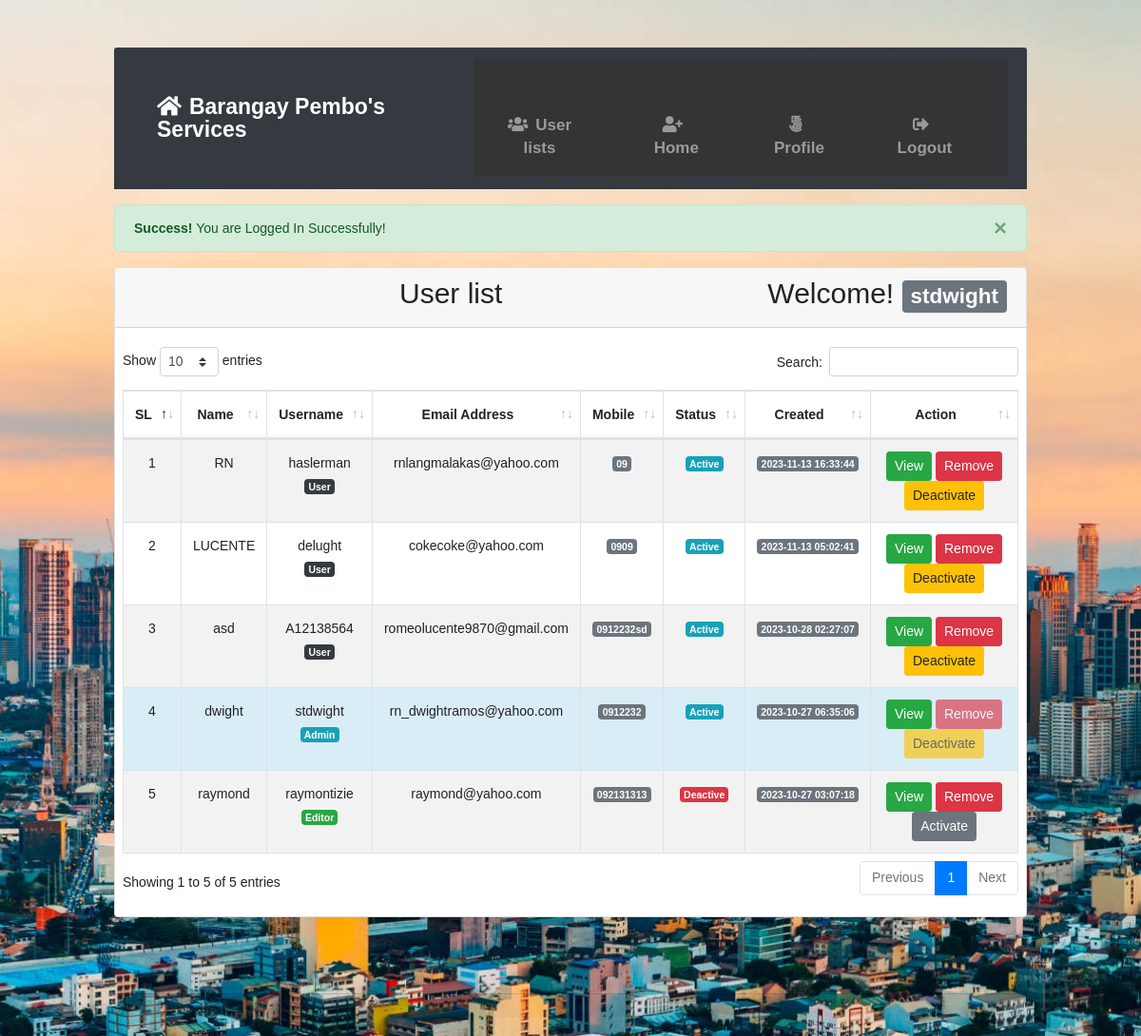
The app's page / (signed in) with its own data.
### tables this page shows
CREATE TABLE `tbl_users` (
  `id` int(11) NOT NULL,
  `name` varchar(255) DEFAULT NULL,
  `username` varchar(255) DEFAULT NULL,
  `email` varchar(255) DEFAULT NULL,
  `password` varchar(255) DEFAULT NULL,
  `mobile` varchar(25) DEFAULT NULL,
  `roleid` tinyint(4) DEFAULT NULL,
  `isActive` tinyint(4) DEFAULT 0,
  `created_at` timestamp NOT NULL DEFAULT current_timestamp(),
  `updated_at` timestamp NOT NULL DEFAULT current_timestamp()
);

### lib/Session.php (called while the page is built, shortened)
<?php
class Session{
  public static function get($key) {
    if (isset($_SESSION[$key])) {
      return $_SESSION[$key];
    }
    else{
      return false;
    }
  }
}

### classes/Users.php (called while the page is built, shortened)
<?php
include 'lib/Database.php';
include_once 'lib/Session.php';
class Users{
  private $db;
  public function __construct(){
    $this->db = new Database();
  }
   public function formatDate($date){
      $strtime = strtotime($date);
    return date('Y-m-d H:i:s', $strtime);
   }
  public function selectAllUserData(){
    $sql = "SELECT * FROM tbl_users ORDER BY id DESC";
    $stmt = $this->db->pdo->prepare($sql);
    $stmt->execute();
    return $stmt->fetchAll(PDO::FETCH_OBJ);
  }
}

### lib/Database.php (called while the page is built, shortened)
<?php
class  Database{
  public $pdo;
  public function __construct(){
    if (!isset($this->pdo)) {
      try {
        $link = new PDO('mysql:host='.DB_HOST.'; dbname='.DB_NAME, DB_USER, DB_PASS);
        $link->setAttribute(PDO::ATTR_ERRMODE, PDO::ERRMODE_EXCEPTION);
        $link->exec("SET CHARACTER SET utf8");
        $this->pdo  =  $link;
      } catch (PDOException $e) {
        die("Connection error...".$e->getMessage());
      }
    }
  }
}

### index.php (the view, shortened to what this page needs)
<!DOCTYPE html>
<html>
<head>
    <link rel="stylesheet" type="text/css" href="main.css">
    <?php
    include 'inc/header.php';
    $logMsg = Session::get('logMsg');
    if (isset($logMsg)) {
        echo $logMsg;
    }
    ?>
</head>
<body>
  <div class="card ">
    <div class="card-header">
      <h3 class='text-center1'>User list <span class="float-right">Welcome! <strong>
        <span class="badge badge-lg badge-secondary text-white">
        <?php
        $username = Session::get('username');
        if (isset($username)) {
          echo $username;
        }
        ?></span>
        </strong></span></h3>
        </div>
        <div class="card-body pr-2 pl-2">
        <table id="example" class="table table-striped table-bordered" style="width:100%">
        <thead>
        <tr>
          <th class="text-center">SL</th>
          <th class="text-center">Name</th>
          <th class="text-center">Username</th>
          <th class="text-center">Email Address</th>
          <th class="text-center">Mobile</th>
          <th class="text-center">Status</th>
          <th class="text-center">Created</th>
          <th width='25%' class="text-center">Action</th>
        </tr>
        </thead>
        <tbody>
        <?php
        $loggedInUserId = Session::get("id");
        $loggedInUserRole = Session::get("roleid");
        $allUser = $users->selectAllUserData();
        if ($allUser) {
          $i = 0;
            foreach ($allUser as $value) {
                $i++;
                if (($loggedInUserRole == '1' && $value->roleid != '4') || ($loggedInUserRole == '4')) {
                    $showUser = true;
                } elseif ($loggedInUserRole == '2' && $value->roleid != '1' && $value->roleid != '4') {
                    $showUser = true;
                } elseif ($loggedInUserRole == '3' && $loggedInUserId == $value->id) {
                    $showUser = true;
                } else {
                    $showUser = false;
                }
                if ($showUser) {
        ?>
        <tr class="text-center" <?php if ($loggedInUserId == $value->id) {
          echo "style='background:#d9edf7'";
        } ?>>
          <td><?php echo $i; ?></td>
          <td><?php echo $value->name; ?></td>
          <td><?php echo $value->username; ?> <br>
        <?php
        if ($value->roleid  == '1') {
          echo "<span class='badge badge-lg badge-info text-white'>Admin</span>";
        } elseif ($value->roleid == '2') {
          echo "<span class='badge badge-lg badge-success text-white'>Editor</span>";
        } elseif ($value->roleid == '3') {
          echo "<span class='badge badge-lg badge-dark text-white'>User</span>";
        } elseif ($value->roleid == '4') {
          echo "<span class='badge badge-lg badge-warning text-white'>SuperAdmin</span>";
        }
        ?></td>
          <td><?php echo $value->email; ?></td>
          <td><span class="badge badge-lg badge-secondary text-white"><?php echo $value->mobile; ?></span></td>
          <td>
        <?php if ($value->isActive == '0') { ?>
          <span class="badge badge-lg badge-info text-white">Active</span>
        <?php } else { ?>
          <span class="badge badge-lg badge-danger text-white">Deactive</span>
        <?php } ?>
          </td>
          <td><span class="badge badge-lg badge-secondary text-white"><?php echo $users->formatDate($value->created_at);  ?></span></td>
          <td>
        <?php if ($loggedInUserRole == '1' || $loggedInUserRole == '4') { ?>
          <a class="btn btn-success btn-sm" href="profile.php?id=<?php echo $value->id; ?>">View</a>
          <a onclick="return confirm('Are you sure To Delete?')" class="btn btn-danger btn-sm
        <?php if ($loggedInUserId == $value->id) {
          echo "disabled";
        } ?>" href="?remove=<?php echo $value->id; ?>">Remove</a>
        <?php if ($value->isActive == '0') {  ?>
          <a onclick="return confirm('Are you sure To Deactivate?')" class="btn btn-warning btn-sm
        <?php if ($loggedInUserId == $value->id) {
          echo "disabled";
        } ?>" href="?deactive=<?php echo $value->id; ?>">Deactivate</a>
        <?php } elseif ($value->isActive == '1') { ?>
          <a onclick="return confirm('Are you sure To Activate?')" class="btn btn-secondary btn-sm
        <?php if ($loggedInUserId == $value->id) {
          echo "disabled";
        } ?>" href="?active=<?php echo $value->id; ?>">Activate</a>
        <?php } ?>
        <?php } elseif ($loggedInUserId == $value->id && $loggedInUserRole == '2') { ?>
          <a class="btn btn-info btn-sm" href="profile.php?id=<?php echo $value->id; ?>">Edit</a>
        <?php } elseif ($loggedInUserRole == '3') { ?>
          <a class="btn btn-info btn-sm" href="profile.php?id=<?php echo $value->id; ?>">Edit</a>
          <a class="btn btn-primary btn-sm" href="Show_Status_Report.php">Request Status</a>
        <?php } ?>
          </td>
        </tr>
        <?php }}} else { ?>
        <tr class="text-center">
          <td>No user available now!</td>
        </tr>
        <?php } ?>
        </tbody>
        </table>
    </div>
  </div>
  <?php
  include 'inc/footer.php';
  ?>

### inc/header.php (shortened to what this page needs)
<?php
$filepath = realpath(dirname(__FILE__));
include_once $filepath."/../lib/Session.php";
$users = new Users();
?>
<!DOCTYPE html>
<html lang="en" dir="ltr">
  <head>
    <link rel="stylesheet" href="assets/bootstrap.min.css">
    <link href="https://use.fontawesome.com/releases/v5.0.4/css/all.css" rel="stylesheet">
    <link rel="stylesheet" href="assets/dataTables.bootstrap4.min.css">
    <link rel="stylesheet" href="assets/style.css">
  </head>
  <body1>
    <div class="container1">
      <nav class="navbar navbar-expand-md navbar-dark bg-dark card-header">
        <span class="navbar-brand1"><i class="fas fa-home mr-2"></i>Barangay Pembo's  Services</span>
    <div class="collapse navbar-collapse" id="navbarsExampleDefault">
      <ul class="navbar-nav ml-auto">
    <?php if (Session::get('id') == TRUE) { ?>
    <?php if (Session::get('roleid') == '1' || '3') { ?>
      <li class="nav-item">
        <a class="nav-link" href="index.php"><i class="fas fa-users mr-2"></i>User lists </span></a>
      </li>
      <li class="nav-item
      <?php
        $path = $_SERVER['SCRIPT_FILENAME'];
        $current = basename($path, '.php');
          if ($current == 'addUser') {
            echo " active ";
          }
      ?>">
        <a class="nav-link" href="mainhtml.php"><i class="fas fa-user-plus mr-2"></i>Home </span></a>
      </li>
      <?php  } ?>
      <li class="nav-item
      <?php
      	$path = $_SERVER['SCRIPT_FILENAME'];
      	$current = basename($path, '.php');
      		if ($current == 'profile') {
      			echo "active ";
      		}
      ?>">
        <a class="nav-link" href="profile.php?id=<?php echo Session::get("id"); ?>"><i class="fab fa-500px mr-2"></i>Profile <span class="sr-only">(current)</span></a>
      </li>
      <li class="nav-item">
        <a class="nav-link" href="?action=logout" onclick="return confirmLogout();"><i class="fas fa-sign-out-alt mr-2"></i>Logout</a>
      </li>
        <?php } ?>
        </ul>
    </div>
  </nav>

### inc/footer.php (shortened to what this page needs)
<div class="well card-footer"></div>
</html>

### main.css (style rules this page uses)
body, h1, h2, h3, p, ul, li { margin: 0; padding: 0; }
body { background-image: url('images/MakatiWP.jpg'); background-size: cover; background-repeat: no-repeat; background-attachment: fixed; font-family: Arial, sans-serif; }
nav ul { list-style: none; display: flex; justify-content: center; background-color: rgba(51, 51, 51, 0.7); padding: 10px; }
nav ul li { margin: 0 10px; margin-top: 40px; cursor: pointer; }
nav ul li a { text-decoration: none; color: #fff; font-weight: bold; font-size: 17px; text-align: center; margin-right: 20px; }
h3 { font-size: 18px; margin-top: 10px; text-align: center; }
.card { margin-bottom: 80px; }

### assets/style.css (style rules this page uses)
body { line-height: 24px; font-size: 14px; font-style: normal; font-weight: normal; visibility: visible; font-family: 'Nunito', sans-serif; color: #222; }
h1, h2, h3, h4, h5, h6 { color: #222; font-family: 'Nunito', sans-serif; font-weight: 400; margin-top: 0; }
h3 { font-size: 24px; line-height: 30px; }

### records on screen
tbl_users: name "RN", username "haslerman", shows "User", email "rnlangmalakas@yahoo.com", mobile "09", isActive "Active", created_at "2023-11-13 16:33:44"
tbl_users: name "LUCENTE", username "delught", shows "User", email "cokecoke@yahoo.com", mobile "0909", isActive "Active", created_at "2023-11-13 05:02:41"
tbl_users: name "asd", username "A12138564", shows "User", email "romeolucente9870@gmail.com", mobile "0912232sd", isActive "Active", created_at "2023-10-28 02:27:07"
tbl_users: name "dwight", username "stdwight", shows "Admin", email "rn_dwightramos@yahoo.com", mobile "0912232", isActive "Active", created_at "2023-10-27 06:35:06"
tbl_users: name "raymond", username "raymontizie", shows "Editor", email "raymond@yahoo.com", mobile "092131313", isActive "Deactive", created_at "2023-10-27 03:07:18"

### other values on screen
$logMsg "× Success! You are Logged In Successfully!"
$username "stdwight"
